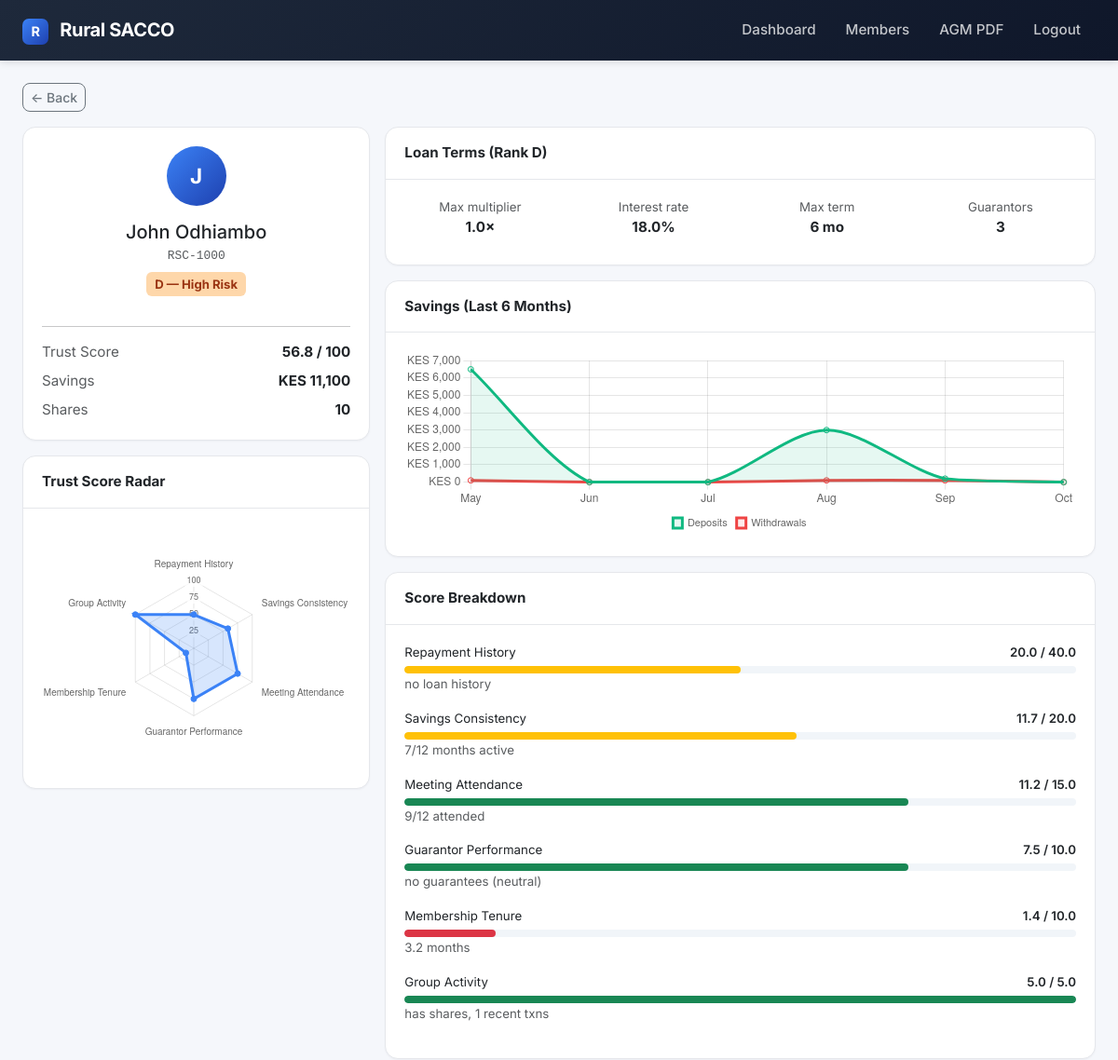
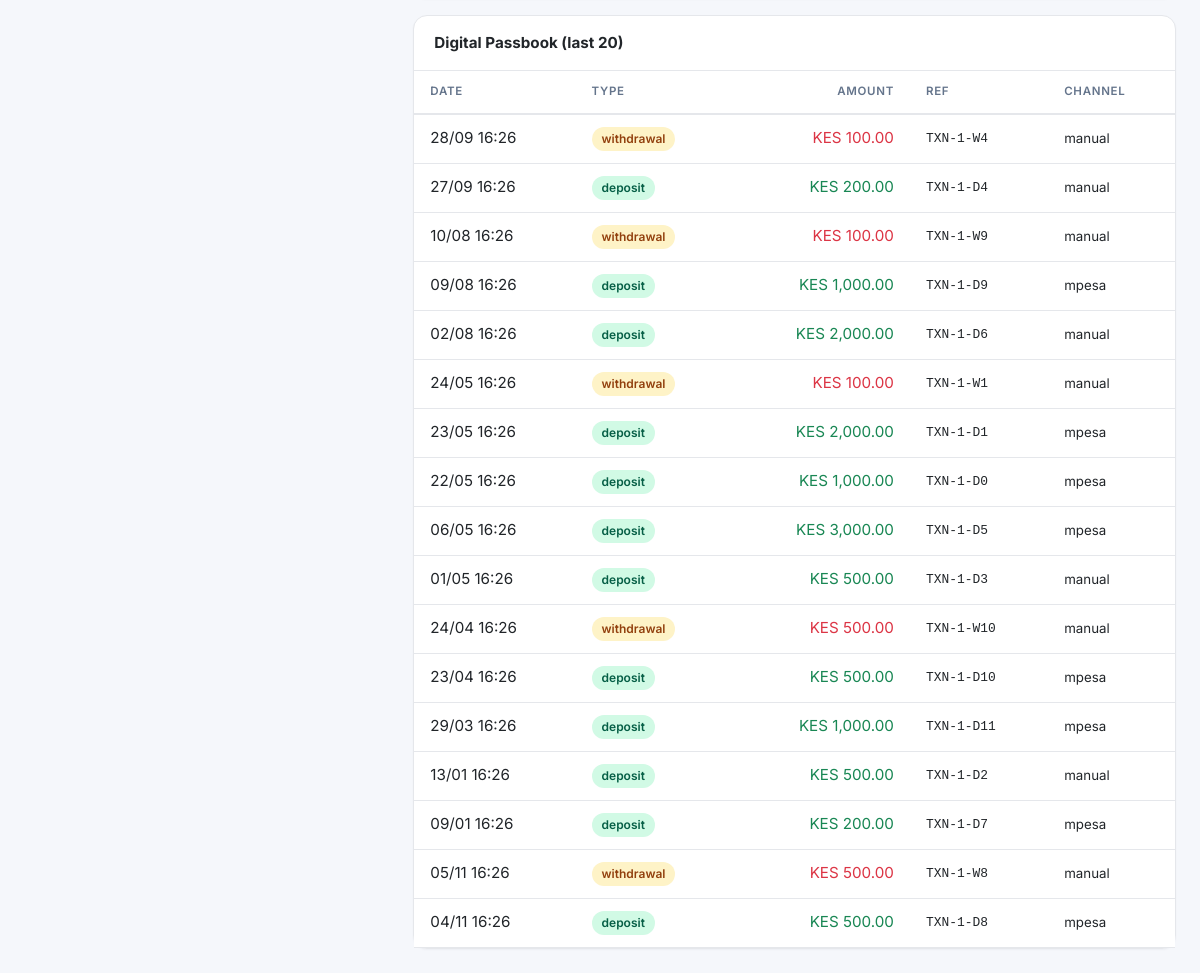
The app's page /members/1 (signed in) with its own data (2 pictures, top to bottom).
### app/models/member.py (models this page shows)
class Member(db.Model):
    __tablename__ = "members"
    id = db.Column(db.Integer, primary_key=True)
    member_number = db.Column(db.String(20), unique=True, nullable=False, index=True)
    full_name = db.Column(db.String(120), nullable=False)
    phone = db.Column(db.String(20), unique=True, nullable=False, index=True)
    national_id = db.Column(db.String(20), unique=True)
    join_date = db.Column(db.Date, default=datetime.utcnow)
    status = db.Column(db.String(20), default="active")
    savings_balance = db.Column(db.Numeric(12, 2), default=0)
    shares = db.Column(db.Integer, default=0)
    trust_score = db.Column(db.Float, default=50.0)
    default_rank = db.Column(db.String(1), default="C")
    language_preference = db.Column(db.String(5), default="sw")
    consent_given = db.Column(db.Boolean, default=False)
    created_at = db.Column(db.DateTime, default=datetime.utcnow)
    updated_at = db.Column(db.DateTime, default=datetime.utcnow, onupdate=datetime.utcnow)

### app/models/transaction.py (models this page shows)
class Transaction(db.Model):
    __tablename__ = "transactions"
    id = db.Column(db.Integer, primary_key=True)
    member_id = db.Column(db.Integer, db.ForeignKey("members.id"), nullable=False, index=True)
    type = db.Column(db.String(30), nullable=False)
    amount = db.Column(db.Numeric(12, 2), nullable=False)
    balance_after = db.Column(db.Numeric(12, 2))
    reference = db.Column(db.String(50), unique=True, index=True)
    mpesa_ref = db.Column(db.String(50), index=True)
    status = db.Column(db.String(20), default="completed")
    channel = db.Column(db.String(20), default="manual")
    notes = db.Column(db.Text)
    created_by = db.Column(db.String(50))
    created_at = db.Column(db.DateTime, default=datetime.utcnow, index=True)

### app/routes/members.py (the view)
@members_bp.route("/<int:member_id>")
@login_required
def detail(member_id):
    member = Member.query.get_or_404(member_id)
    breakdown = score_member(member_id, persist=False)
    txns = (Transaction.query.filter_by(member_id=member_id)
            .order_by(Transaction.created_at.desc()).limit(20).all())
    loans = (Loan.query.filter_by(member_id=member_id)
             .order_by(Loan.created_at.desc()).all())
    guarantees = Guarantor.query.filter_by(guarantor_member_id=member_id).all()
    radar_labels = [k.replace("_", " ").title() for k in breakdown["breakdown"].keys()]
    radar_scores = [round((v["score"] / v["max"] * 100), 1) if v["max"] else 0
                    for v in breakdown["breakdown"].values()]
    today = date.today()
    first = today.replace(day=1) - relativedelta(months=5)
    months, cur = [], first
    for _ in range(6):
        months.append(cur)
        cur += relativedelta(months=1)
    keys = [m.strftime("%Y-%m") for m in months]
    month_labels = [m.strftime("%b") for m in months]
    dep = {k: 0.0 for k in keys}
    wd = {k: 0.0 for k in keys}
    for txn in (Transaction.query
                .filter(Transaction.member_id == member_id,
                        Transaction.created_at >= first).all()):
        key = txn.created_at.strftime("%Y-%m")
        if key not in dep:
            continue
        if txn.type == "deposit":
            dep[key] += float(txn.amount)
        elif txn.type == "withdrawal":
            wd[key] += float(txn.amount)
    return render_template("members/detail.html",
                           member=member, breakdown=breakdown,
                           txns=txns, loans=loans, guarantees=guarantees,
                           radar_labels=radar_labels, radar_scores=radar_scores,
                           month_labels=month_labels,
                           deposits=[round(dep[k], 2) for k in keys],
                           withdrawals=[round(wd[k], 2) for k in keys])

### app/services/auth.py (called while the page is built)
def login_required(f):
    @wraps(f)
    def wrapped(*args, **kwargs):
        if not session.get("user_id"):
            flash("Please log in first.", "warning")
            return redirect(url_for("auth.login"))
        return f(*args, **kwargs)
    return wrapped

### app/services/credit_scoring.py (called while the page is built, shortened)
def rank_from_score(score):
    for min_score, rank, label, mult, guar, term, rate in RANK_TABLE:
        if score >= min_score:
            return {
                "rank": rank, "label": label,
                "max_loan_multiplier": mult,
                "guarantors_required": guar,
                "max_term_months": term,
                "interest_rate": rate,
            }
    return {"rank": "E", "label": "Blacklisted", "max_loan_multiplier": 0.0,
            "guarantors_required": 0, "max_term_months": 0, "interest_rate": 0.0}

def _repayment_score(member, today):
    loans = Loan.query.filter_by(member_id=member.id).all()
    if not loans:
        return WEIGHTS["repayment_history"] * 0.5, "no loan history"

def _savings_score(member, today):
    start = today - timedelta(days=365)
    rows = (db.session.query(Transaction.created_at)
            .filter(Transaction.member_id == member.id,
                    Transaction.type == "deposit",
                    Transaction.created_at >= datetime.combine(start, datetime.min.time()))
            .all())
    months = {r[0].strftime("%Y-%m") for r in rows}
    score = WEIGHTS["savings_consistency"] * (len(months) / 12.0)
    return min(WEIGHTS["savings_consistency"], score), f"{len(months)}/12 months active"

def _attendance_score(member, today):
    start = today - timedelta(days=365)
    total = Meeting.query.filter(Meeting.meeting_date >= start).count()
    if total == 0:
        return WEIGHTS["meeting_attendance"] * 0.5, "no meetings (neutral)"
    attended = (MeetingAttendance.query
                .join(Meeting)
                .filter(MeetingAttendance.member_id == member.id,
                        MeetingAttendance.status == "present",
                        Meeting.meeting_date >= start)
                .count())
    score = WEIGHTS["meeting_attendance"] * (attended / total)
    return score, f"{attended}/{total} attended"

def _guarantor_score(member, today):
    given = Guarantor.query.filter_by(guarantor_member_id=member.id).all()
    if not given:
        return WEIGHTS["guarantor_performance"] * 0.75, "no guarantees (neutral)"

### app/templates/members/detail.html (shortened to what this page needs)
{% extends "base.html" %}
{% block content %}
<a href="{{ url_for('members.list_members') }}" class="btn btn-sm btn-outline-secondary mb-3">&larr; Back</a>
<div class="row g-3">
    <div class="col-lg-4">
        <div class="card mb-3">
            <div class="card-body text-center">
                <div style="width:64px;height:64px;border-radius:50%;background:linear-gradient(135deg,#3b82f6,#1e40af);color:#fff;display:flex;align-items:center;justify-content:center;font-size:1.4rem;font-weight:700;margin:0 auto 1rem;">
                    {{ member.full_name[0] }}
                </div>
                <h5 class="mb-1">{{ member.full_name }}</h5>
                <p class="text-muted mb-2 mono">{{ member.member_number }}</p>
                <span class="rank-badge rank-{{ member.default_rank }} mb-3">{{ member.default_rank }} — {{ breakdown.rank_label }}</span>
                <hr>
                <div class="d-flex justify-content-between mb-2"><span class="text-muted">Trust Score</span><strong>{{ '%.1f'|format(member.trust_score) }} / 100</strong></div>
                <div class="d-flex justify-content-between mb-2"><span class="text-muted">Savings</span><strong>KES {{ '{:,.0f}'.format(member.savings_balance|float) }}</strong></div>
                <div class="d-flex justify-content-between"><span class="text-muted">Shares</span><strong>{{ member.shares }}</strong></div>
            </div>
        </div>
        <div class="card">
            <div class="card-header"><strong>Trust Score Radar</strong></div>
            <div class="card-body"><div class="chart-container"><canvas id="radarChart"></canvas></div></div>
        </div>
    </div>
    <div class="col-lg-8">
        <div class="card mb-3">
            <div class="card-header"><strong>Loan Terms (Rank {{ breakdown.rank }})</strong></div>
            <div class="card-body">
                <div class="row text-center">
                    <div class="col-6 col-md-3 mb-2"><div class="text-muted small">Max multiplier</div><strong>{{ breakdown.loan_terms.max_loan_multiplier }}×</strong></div>
                    <div class="col-6 col-md-3 mb-2"><div class="text-muted small">Interest rate</div><strong>{{ breakdown.loan_terms.interest_rate }}%</strong></div>
                    <div class="col-6 col-md-3 mb-2"><div class="text-muted small">Max term</div><strong>{{ breakdown.loan_terms.max_term_months }} mo</strong></div>
                    <div class="col-6 col-md-3 mb-2"><div class="text-muted small">Guarantors</div><strong>{{ breakdown.loan_terms.guarantors_required }}</strong></div>
                </div>
            </div>
        </div>
        <div class="card mb-3">
            <div class="card-header"><strong>Savings (Last 6 Months)</strong></div>
            <div class="card-body"><div class="chart-container chart-sm"><canvas id="savingsChart"></canvas></div></div>
        </div>
        <div class="card mb-3">
            <div class="card-header"><strong>Score Breakdown</strong></div>
            <div class="card-body">
                {% for key, item in breakdown.breakdown.items() %}
                {% set pct = (item.score / item.max * 100) if item.max else 0 %}
                <div class="mb-3">
                    <div class="d-flex justify-content-between small mb-1">
                        <span>{{ key.replace('_', ' ').title() }}</span>
                        <span class="fw-semibold">{{ '%.1f'|format(item.score) }} / {{ item.max }}</span>
                    </div>
                    <div class="progress score-bar">
                        <div class="progress-bar {{ 'bg-success' if pct >= 70 else 'bg-warning' if pct >= 40 else 'bg-danger' }}" style="width: {{ pct }}%"></div>
                    </div>
                    <small class="text-muted">{{ item.note }}</small>
                </div>
                {% endfor %}
            </div>
        </div>
        <div class="card">
            <div class="card-header"><strong>Digital Passbook (last 20)</strong></div>
            <div class="table-responsive">
                <table class="table table-sm table-hover mb-0">
                    <thead><tr><th>Date</th><th>Type</th><th class="text-end">Amount</th><th>Ref</th><th>Channel</th></tr></thead>
                    <tbody>
                        {% for t in txns %}
                        <tr>
                            <td>{{ t.created_at.strftime('%d/%m %H:%M') }}</td>
                            <td><span class="status-pill {{ 'status-success' if t.type=='deposit' else 'status-warning' }}">{{ t.type }}</span></td>
                            <td class="text-end {{ 'text-success' if t.type=='deposit' else 'text-danger' }}">KES {{ '{:,.2f}'.format(t.amount|float) }}</td>
                            <td class="mono small">{{ t.reference or t.mpesa_ref or '—' }}</td>
                            <td><small>{{ t.channel }}</small></td>
                        </tr>
                        {% else %}
                        <tr><td colspan="5" class="text-center text-muted py-3">No transactions.</td></tr>
                        {% endfor %}
                    </tbody>
                </table>
            </div>
        </div>
    </div>
</div>
{% endblock %}
{% block scripts %}
<script>
new Chart(document.getElementById('radarChart'), {
    type: 'radar',
    data: {
        labels: {{ radar_labels|tojson }},
        datasets: [{
            label: 'Score %',
            data: {{ radar_scores|tojson }},
            borderColor: '#3b82f6', backgroundColor: 'rgba(59,130,246,0.2)', pointBackgroundColor: '#3b82f6',
        }]
    },
    options: {
        responsive: true, maintainAspectRatio: false,
        scales: { r: { beginAtZero: true, max: 100, ticks: { stepSize: 25, font: { size: 9 } } } },
        plugins: { legend: { display: false } }
    }
});
new Chart(document.getElementById('savingsChart'), {
    type: 'line',
    data: {
        labels: {{ month_labels|tojson }},
        datasets: [
            { label: 'Deposits', data: {{ deposits|tojson }}, borderColor: '#10b981', backgroundColor: 'rgba(16,185,129,0.1)', tension: 0.3, fill: true },
            { label: 'Withdrawals', data: {{ withdrawals|tojson }}, borderColor: '#ef4444', backgroundColor: 'rgba(239,68,68,0.1)', tension: 0.3, fill: true }
        ]
    },
    options: {
        responsive: true, maintainAspectRatio: false,
        plugins: { legend: { position: 'bottom', labels: { boxWidth: 10, font: { size: 11 } } } },
        scales: { y: { beginAtZero: true, ticks: { callback: v => 'KES ' + v.toLocaleString() } } }
    }
});
</script>
{% endblock %}

### app/static/css/app.css (style rules this page uses)
:root { --bg: #f5f7fb; --surface: #ffffff; --text: #0f172a; --muted: #64748b; --border: #e5e7eb; --primary: #3b82f6; --success: #10b981; --warning: #f59e0b; --danger: #ef4444; --radius: 14px; --shadow-sm: 0 1px 2px rgba(15,23,42,0.04); --shadow: 0 4px 12px rgba(15,23,42,0.06); }
body { background: var(--bg); font-family: 'Inter', -apple-system, sans-serif; color: var(--text); font-size: 0.95rem; }
.card { border: 1px solid var(--border); border-radius: var(--radius); box-shadow: var(--shadow-sm); background: var(--surface); }
.card-header { background: transparent; border-bottom: 1px solid var(--border); padding: 1rem 1.25rem; font-size: 0.95rem; }
.card-body { padding: 1.25rem; }
.rank-badge { display: inline-flex; align-items: center; justify-content: center; min-width: 30px; height: 26px; padding: 0 9px; border-radius: 6px; font-weight: 700; font-size: 0.82rem; }
.rank-D { background: #fed7aa; color: #9a3412; }
.status-pill { display: inline-flex; align-items: center; padding: 3px 10px; border-radius: 999px; font-size: 0.75rem; font-weight: 600; }
.status-success { background: #d1fae5; color: #065f46; }
.status-warning { background: #fef3c7; color: #92400e; }
.table thead th { font-size: 0.72rem; text-transform: uppercase; letter-spacing: 0.06em; font-weight: 600; color: var(--muted); border-bottom: 2px solid var(--border) !important; padding: 0.75rem 1rem; }
.table tbody td { padding: 0.75rem 1rem; vertical-align: middle; border-color: var(--border); }
.chart-container { position: relative; height: 260px; width: 100%; }
.chart-sm { height: 200px; }
.progress { height: 8px; border-radius: 4px; background: #f1f5f9; }
.progress-bar { border-radius: 4px; }
.score-bar { height: 8px; border-radius: 4px; }
.btn { border-radius: 8px; font-weight: 500; }
.mono { font-family: 'JetBrains Mono', Consolas, monospace; font-size: 0.85em; }

### records on screen
Member: full_name "J", full_name "John Odhiambo", member_number "RSC-1000", default_rank "D", trust_score "56.8", savings_balance "11,100", shares "10"
Transaction: created_at "28/09 16:26", type "withdrawal", amount "100.00", reference "TXN-1-W4", channel "manual"
Transaction: created_at "27/09 16:26", type "deposit", amount "200.00", reference "TXN-1-D4", channel "manual"
Transaction: created_at "10/08 16:26", type "withdrawal", amount "100.00", reference "TXN-1-W9", channel "manual"
Transaction: created_at "09/08 16:26", type "deposit", amount "1,000.00", reference "TXN-1-D9", channel "mpesa"
Transaction: created_at "02/08 16:26", type "deposit", amount "2,000.00", reference "TXN-1-D6", channel "manual"
Transaction: created_at "24/05 16:26", type "withdrawal", amount "100.00", reference "TXN-1-W1", channel "manual"
Transaction: created_at "23/05 16:26", type "deposit", amount "2,000.00", reference "TXN-1-D1", channel "mpesa"
Transaction: created_at "22/05 16:26", type "deposit", amount "1,000.00", reference "TXN-1-D0", channel "mpesa"
Transaction: created_at "06/05 16:26", type "deposit", amount "3,000.00", reference "TXN-1-D5", channel "mpesa"
Transaction: created_at "01/05 16:26", type "deposit", amount "500.00", reference "TXN-1-D3", channel "manual"
Transaction: created_at "24/04 16:26", type "withdrawal", amount "500.00", reference "TXN-1-W10", channel "manual"
Transaction: created_at "23/04 16:26", type "deposit", amount "500.00", reference "TXN-1-D10", channel "mpesa"
Transaction: created_at "29/03 16:26", type "deposit", amount "1,000.00", reference "TXN-1-D11", channel "mpesa"
Transaction: created_at "13/01 16:26", type "deposit", amount "500.00", reference "TXN-1-D2", channel "manual"
Transaction: created_at "09/01 16:26", type "deposit", amount "200.00", reference "TXN-1-D7", channel "mpesa"
Transaction: created_at "05/11 16:26", type "withdrawal", amount "500.00", reference "TXN-1-W8", channel "manual"
Transaction: created_at "04/11 16:26", type "deposit", amount "500.00", reference "TXN-1-D8", channel "mpesa"

### other values on screen
{{ breakdown.rank_label }} "High Risk"
{{ breakdown.rank }} "D"
{{ breakdown.loan_terms.max_loan_multiplier }} "1.0"
{{ breakdown.loan_terms.interest_rate }} "18.0"
{{ breakdown.loan_terms.max_term_months }} "6"
{{ breakdown.loan_terms.guarantors_required }} "3"
{{ key.replace('_', ' ').title() }} "Repayment History" "Savings Consistency" "Meeting Attendance" "Guarantor Performance" "Membership Tenure" "Group Activity"
{{ '%.1f'|format(item.score) }} "20.0" "11.7" "11.2" "7.5" "1.4" "5.0"
{{ item.max }} "40.0" "20.0" "15.0" "10.0" "10.0" "5.0"
{{ item.note }} "no loan history" "7/12 months active" "9/12 attended" "no guarantees (neutral)" "3.2 months" "has shares, 1 recent txns"
chart data {{ radar_scores|tojson }} [50.0, 58.4, 75.0, 75.0, 13.5, 100.0]
chart data {{ month_labels|tojson }} ["May", "Jun", "Jul", "Aug", "Sep", "Oct"]
chart data {{ deposits|tojson }} [6500.0, 0.0, 0.0, 3000.0, 200.0, 0.0]
